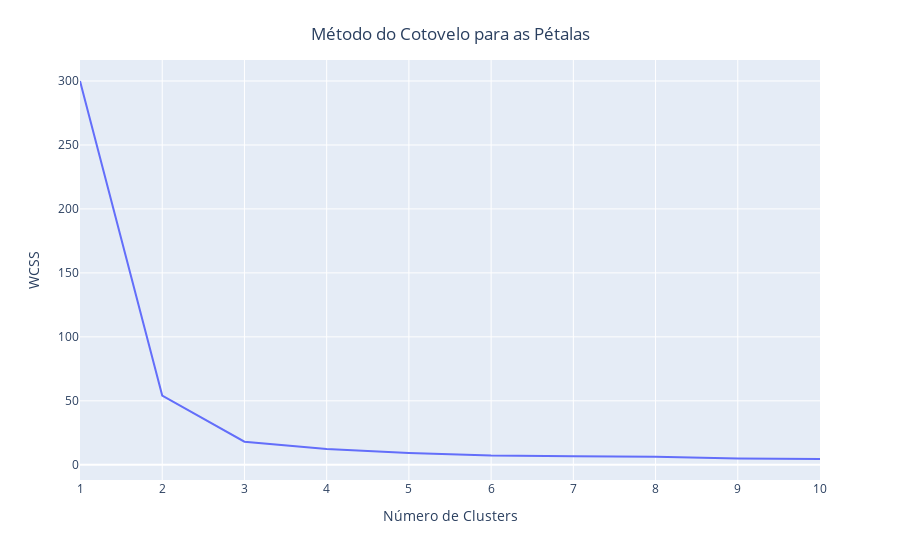

The code cell stored with this chart in its notebook:
### Code cell
#Definindo o numero de clusters

grafico_cotovelo_petalas = px.line(x=range(1, 11),y=wcss_petalas)
grafico_cotovelo_petalas.update_xaxes(title_text='Número de Clusters')
grafico_cotovelo_petalas.update_yaxes(title_text='WCSS')
grafico_cotovelo_petalas.update_layout(title_text='Método do Cotovelo para as Pétalas', title_x=0.5, title_y=0.95)
grafico_cotovelo_petalas.show()

### Figure 1 — Plotly figure (JSON) as saved in the notebook; plotly's stock layout.template omitted (floating-point values rounded to 4 significant figures)
{"data": [{"hovertemplate": "x=%{x}<br>y=%{y}<extra></extra>", "legendgroup": "", "line": {"color": "#636efa", "dash": "solid"}, "marker": {"symbol": "circle"}, "mode": "lines", "name": "", "orientation": "v", "showlegend": false, "type": "scatter", "x": [1, 2, 3, 4, 5, 6, 7, 8, 9, 10], "xaxis": "x", "y": [300.0, 54.15, 18.05, 12.31, 9.192, 7.228, 6.7, 6.2, 4.937, 4.534], "yaxis": "y"}], "layout": {"legend": {"tracegroupgap": 0}, "margin": {"t": 60}, "title": {"text": "Método do Cotovelo para as Pétalas", "x": 0.5, "y": 0.95}, "xaxis": {"anchor": "y", "domain": [0, 1], "title": {"text": "Número de Clusters"}}, "yaxis": {"anchor": "x", "domain": [0, 1], "title": {"text": "WCSS"}}}}
